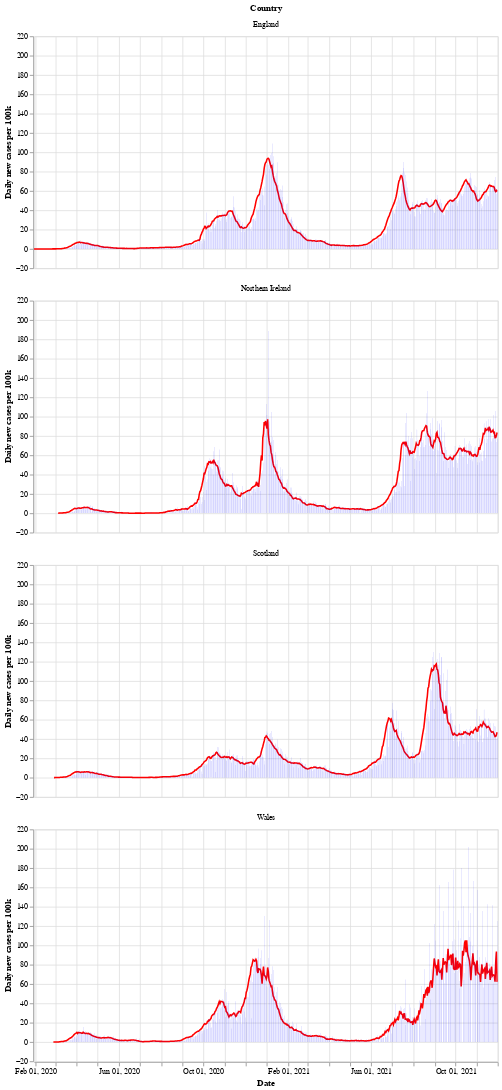

Notebook cell for this chart:
### Markdown cell above
Next is a bar chart of the number of new cases in each country (per 100k population), with the 7 day moving average of cases. Again we see that Wales saw a longer period of raising and falling cases compared to the other countries.

After a period of cases falling, each nation is now seeing a rise in the number of cases - especially in Wales.

### Code cell
# collapse
bars = alt.Chart(uk_cases).mark_bar().encode(
    x=alt.X("yearmonthdate(date):T", axis=alt.Axis(title='Date')),
    y=alt.Y("newCasesRate:Q", axis=alt.Axis(title='Daily new cases per 100k')),
    tooltip='newCasesRate',
    color=alt.condition(
        alt.datum.dailyChange > 0,
        alt.value("orange"),  # The positive color
        alt.value("blue")  # The negative color
    )
).properties(title='New cases per 100k population with rolling 7 day average', width=600).interactive()
line = alt.Chart(uk_cases).mark_line(
    color='red',
    size=2,
).transform_window(
    rolling_mean='mean(newCasesRate)',
    frame=[0, 7],
    groupby=['areaName']
).encode(
    x='yearmonthdate(date):T',
    y='rolling_mean:Q'
)
alt.layer(line, bars, data=uk_cases).facet(alt.Row('areaName', title='Country'), columns=1)

### Figure 1 — Vega-Lite specification as saved in the notebook (floating-point values rounded to 4 significant figures; data arrays with more than 128 entries replaced by an {"elided": "..."} marker saying what was removed)
{"config": {"view": {"continuousWidth": 400, "continuousHeight": 300}}, "data": {"name": "data-96980fad526a69e20aa75c8c2453aff7"}, "facet": {"type": "nominal", "field": "areaName", "title": "Country"}, "spec": {"layer": [{"mark": {"type": "line", "color": "red", "size": 2}, "encoding": {"x": {"type": "temporal", "field": "date", "timeUnit": "yearmonthdate"}, "y": {"type": "quantitative", "field": "rolling_mean"}}, "transform": [{"window": [{"op": "mean", "field": "newCasesRate", "as": "rolling_mean"}], "frame": [0, 7], "groupby": ["areaName"]}]}, {"mark": "bar", "encoding": {"color": {"condition": {"value": "orange", "test": "(datum.dailyChange > 0)"}, "value": "blue"}, "tooltip": {"type": "quantitative", "field": "newCasesRate"}, "x": {"type": "temporal", "axis": {"title": "Date"}, "field": "date", "timeUnit": "yearmonthdate"}, "y": {"type": "quantitative", "axis": {"title": "Daily new cases per 100k"}, "field": "newCasesRate"}}, "selection": {"selector002": {"type": "interval", "bind": "scales", "encodings": ["x", "y"]}}, "title": "New cases per 100k population with rolling 7 day average", "width": 600}]}, "columns": 1, "$schema": "https://vega.github.io/schema/vega-lite/v4.8.1.json", "datasets": {"data-96980fad526a69e20aa75c8c2453aff7": {"elided": "2592 records"}}}
